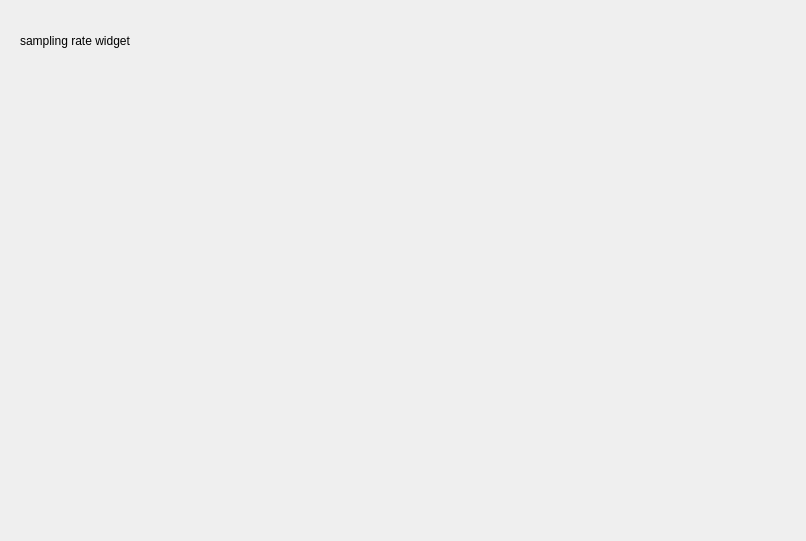
<?xml version="1.0" encoding="UTF-8"?>
<ui version="4.0">
 <class>sampling_rate_widget</class>
 <widget class="QWidget" name="sampling_rate_widget">
  <property name="geometry">
   <rect>
    <x>0</x>
    <y>0</y>
    <width>806</width>
    <height>541</height>
   </rect>
  </property>
  <property name="windowTitle">
   <string>Form</string>
  </property>
  <widget class="QLabel" name="label">
   <property name="geometry">
    <rect>
     <x>20</x>
     <y>30</y>
     <width>261</width>
     <height>21</height>
    </rect>
   </property>
   <property name="text">
    <string>sampling rate widget</string>
   </property>
  </widget>
 </widget>
 <resources/>
 <connections/>
</ui>
